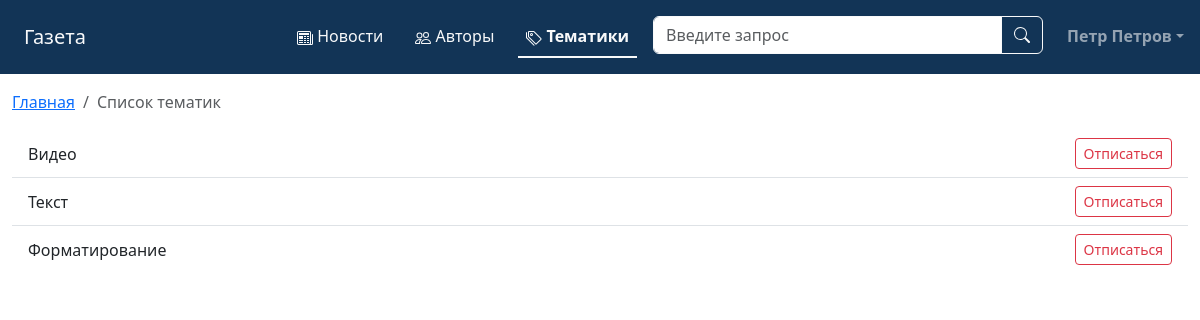
The app's page /category/list/ (signed in) with its own data.
### NewsPaper/models.py (models this page shows, shortened)
class Category(models.Model):
    id = models.AutoField(
        primary_key=True,
    )
    name = models.CharField(
        verbose_name='Название категории',
        max_length=124,
        unique=True,
    )
    subscribers = models.ManyToManyField(
        User,
        blank=True
    )
    def __str__(self):
        return f'{self.name}'
    class Meta:
        ordering = 'name',
        verbose_name = 'Категория записи'
        verbose_name_plural = 'Категории записей'
        managed = True

### NewsPaper/views.py (the view)
# urls.py: path('category/list/', CategoryList.as_view(), name='category_list', ),
class CategoryList(ListView):
    model = Category
    template_name = 'category/list.html'
    context_object_name = 'list_category'
    def get_context_data(self, **kwargs):
        context = super().get_context_data(**kwargs)
        context['category_active'] = True
        return context

### NewsPaper/templatetags/custom_filters.py (called while the page is built)
@register.filter(name='is_author')
def is_author(user):
    return user.groups.filter(name='authors').exists()

### NewsPaper/templates/category/list.html (shortened to what this page needs)
{% extends 'default.html' %}
{% block main %}
    <nav class="my-3" aria-label="breadcrumb">
        <ol class="breadcrumb">
            <li class="breadcrumb-item"><a href="{% url 'index' %}">Главная</a></li>
            <li class="breadcrumb-item active" aria-current="page">Список тематик</li>
        </ol>
    </nav>
    <ul class="list-group list-group-flush">
        {% for category in list_category %}
            <li class="list-group-item d-flex justify-content-between align-items-center">
                {{ category }}
                {% if request.user.is_authenticated %}
                    <span>
                        {% if request.user in category.subscribers.all %}
                            <a href="{% url 'category_unsubscribe' category.id %}" type="button" class="btn btn-sm btn-outline-danger">Отписаться</a>
                        {% else %}
                            <a href="{% url 'category_subscribe' category.id %}" type="button" class="btn btn-sm btn-outline-success">Подписаться</a>
                        {% endif %}
                    </span>
                {% endif %}
            </li>
        {% endfor %}
    </ul>
{% endblock main %}

### NewsPaper/templates/default.html (shortened to what this page needs)
{% load static %}
{% load is_author from custom_filters %}
<html lang="ru">
<head>
    <link href='{% static "css/main.css" %}' type='text/css' rel='stylesheet' />
    <link href='{% static "css/bootstrap.min.css" %}' type='text/css' rel='stylesheet' />
</head>
<body>
    <header class="navbar navbar-expand-lg bd-navbar p-2 sticky-top">
        <nav class="container-xxl navbar navbar-dark flex-wrap flex-lg-nowrap">
            <a href="{% url 'index' %}" class="navbar-brand ms-3 text-light" title="Перейти на главную">Газета</a>
            <div class="offcanvas offcanvas-end" tabindex="-1" id="offcanvasNavbar" aria-labelledby="offcanvasNavbarTitle">
                <div class="offcanvas-body">
                    <ul class="navbar-nav nav-underline flex-grow-1 justify-content-end">
                        <li class="nav-item">
                            <a href="{% url 'post_list' %}" class="nav-link text-light {% if post_active %}active{% endif %}" aria-current="page">
                                Новости
                            </a>
                        </li>
                        <li class="nav-item">
                            <a href="{% url 'author_list' %}" class="nav-link text-light {% if author_active %}active{% endif %}">
                                Авторы
                            </a>
                        </li>
                        <li class="nav-item">
                            <a href="{% url 'category_list' %}" class="nav-link text-light {% if category_active %}active{% endif %}">
                                Тематики
                            </a>
                        </li>
                        <li class="nav-item">
                            <form method="post" action="{% url 'post_search' %}" class="d-flex form-inline mb-0" role="search">
                                <div class="input-group">
                                    <input type="text" name="search" class="form-control border border-light" placeholder="Введите запрос" size="30">
                                    <button class="btn btn-outline-light" title="Искать" type="submit">
                                    </button>
                                </div>
                            </form>
                        </li>
                        {% if request.user.is_authenticated %}
                            <li class="nav-item dropdown">
                                <a class="nav-link dropdown-toggle" data-bs-toggle="dropdown" href="#" role="button" aria-expanded="false"><strong>{% firstof user.get_full_name user.get_short_name user.get_username %}</strong></a>
                            </li>
                        {% endif %}
                    </ul>
                </div>
            </div>
        </nav>
    </header>
    <main class="container-xxl">
        {% block main %}
        {% endblock main %}
    </main>
</body>
</html>

### NewsPaper/static/css/main.css (style rules this page uses)
header { background-color: #123456 !important; }
.offcanvas-body { background-color: #123456; }

### records on screen
Category: name "Видео", shows "Отписаться"
Category: name "Текст", shows "Отписаться"
Category: name "Форматирование", shows "Отписаться"
